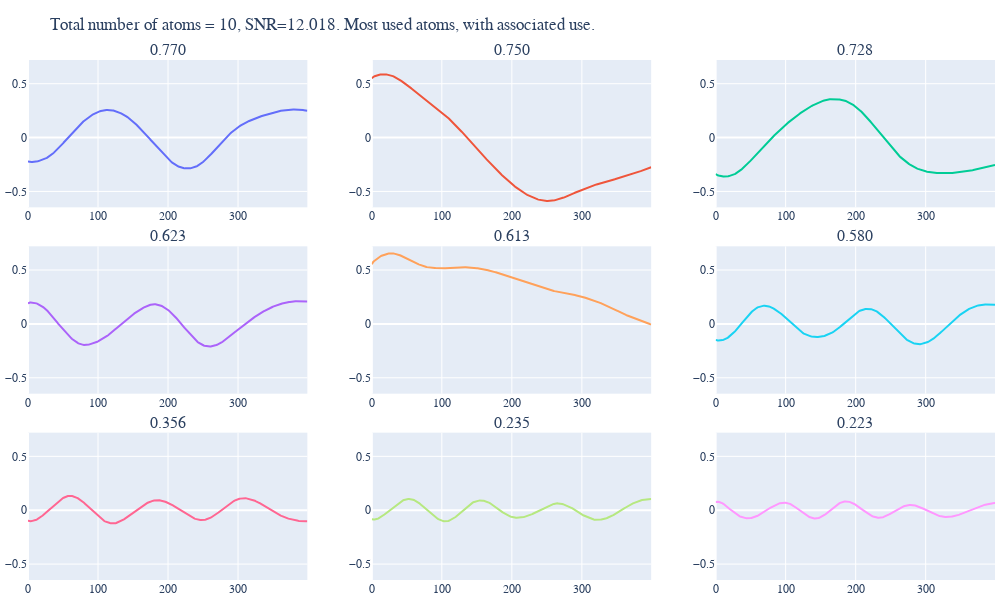

The cell this chart's notebook holds for it:
### Code cell
n_coefs = 5
K = 10
ksvd = KSVD(n_nonzero_coefs=n_coefs, K=K, max_iter=3, tol=1e-4)

D, Z = ksvd.fit_1d_signal(measure, 400)
pred = ksvd.predict_1d_signal(measure)
plot_atoms(save_path=f"images/synthetic_denoising_atoms_{K}.pdf", D=D, Z=Z, n_rows=3, vertical_spacing=.075, title=f'Total number of atoms = {K}, SNR={SNR(signal, pred):.3f}. Most used atoms, with associated use.')

### Figure 1 — Plotly figure (JSON) as saved in the notebook; plotly's stock layout.template omitted (floating-point values rounded to 4 significant figures; data arrays with more than 128 entries replaced by an {"elided": "..."} marker saying what was removed)
{"data": [{"type": "scatter", "x": {"elided": "400 int values"}, "xaxis": "x", "y": {"elided": "400 float values"}, "yaxis": "y"}, {"type": "scatter", "x": {"elided": "400 int values"}, "xaxis": "x2", "y": {"elided": "400 float values"}, "yaxis": "y2"}, {"type": "scatter", "x": {"elided": "400 int values"}, "xaxis": "x3", "y": {"elided": "400 float values"}, "yaxis": "y3"}, {"type": "scatter", "x": {"elided": "400 int values"}, "xaxis": "x4", "y": {"elided": "400 float values"}, "yaxis": "y4"}, {"type": "scatter", "x": {"elided": "400 int values"}, "xaxis": "x5", "y": {"elided": "400 float values"}, "yaxis": "y5"}, {"type": "scatter", "x": {"elided": "400 int values"}, "xaxis": "x6", "y": {"elided": "400 float values"}, "yaxis": "y6"}, {"type": "scatter", "x": {"elided": "400 int values"}, "xaxis": "x7", "y": {"elided": "400 float values"}, "yaxis": "y7"}, {"type": "scatter", "x": {"elided": "400 int values"}, "xaxis": "x8", "y": {"elided": "400 float values"}, "yaxis": "y8"}, {"type": "scatter", "x": {"elided": "400 int values"}, "xaxis": "x9", "y": {"elided": "400 float values"}, "yaxis": "y9"}], "layout": {"annotations": [{"font": {"size": 16}, "showarrow": false, "text": "0.770", "x": 0.1444, "xanchor": "center", "xref": "paper", "y": 1, "yanchor": "bottom", "yref": "paper"}, {"font": {"size": 16}, "showarrow": false, "text": "0.750", "x": 0.5, "xanchor": "center", "xref": "paper", "y": 1, "yanchor": "bottom", "yref": "paper"}, {"font": {"size": 16}, "showarrow": false, "text": "0.728", "x": 0.8556, "xanchor": "center", "xref": "paper", "y": 1, "yanchor": "bottom", "yref": "paper"}, {"font": {"size": 16}, "showarrow": false, "text": "0.623", "x": 0.1444, "xanchor": "center", "xref": "paper", "y": 0.6417, "yanchor": "bottom", "yref": "paper"}, {"font": {"size": 16}, "showarrow": false, "text": "0.613", "x": 0.5, "xanchor": "center", "xref": "paper", "y": 0.6417, "yanchor": "bottom", "yref": "paper"}, {"font": {"size": 16}, "showarrow": false, "text": "0.580", "x": 0.8556, "xanchor": "center", "xref": "paper", "y": 0.6417, "yanchor": "bottom", "yref": "paper"}, {"font": {"size": 16}, "showarrow": false, "text": "0.356", "x": 0.1444, "xanchor": "center", "xref": "paper", "y": 0.2833, "yanchor": "bottom", "yref": "paper"}, {"font": {"size": 16}, "showarrow": false, "text": "0.235", "x": 0.5, "xanchor": "center", "xref": "paper", "y": 0.2833, "yanchor": "bottom", "yref": "paper"}, {"font": {"size": 16}, "showarrow": false, "text": "0.223", "x": 0.8556, "xanchor": "center", "xref": "paper", "y": 0.2833, "yanchor": "bottom", "yref": "paper"}], "font": {"family": "Serif"}, "height": 600, "margin": {"b": 5, "l": 5, "r": 5, "t": 60}, "showlegend": false, "title": {"text": "Total number of atoms = 10, SNR=12.018. Most used atoms, with associated use."}, "width": 1000, "xaxis": {"anchor": "y", "domain": [0, 0.2889]}, "xaxis2": {"anchor": "y2", "domain": [0.3556, 0.6444]}, "xaxis3": {"anchor": "y3", "domain": [0.7111, 1]}, "xaxis4": {"anchor": "y4", "domain": [0, 0.2889]}, "xaxis5": {"anchor": "y5", "domain": [0.3556, 0.6444]}, "xaxis6": {"anchor": "y6", "domain": [0.7111, 1]}, "xaxis7": {"anchor": "y7", "domain": [0, 0.2889]}, "xaxis8": {"anchor": "y8", "domain": [0.3556, 0.6444]}, "xaxis9": {"anchor": "y9", "domain": [0.7111, 1]}, "yaxis": {"anchor": "x", "domain": [0.7167, 1], "range": [-0.6476, 0.72]}, "yaxis2": {"anchor": "x2", "domain": [0.7167, 1], "range": [-0.6476, 0.72]}, "yaxis3": {"anchor": "x3", "domain": [0.7167, 1], "range": [-0.6476, 0.72]}, "yaxis4": {"anchor": "x4", "domain": [0.3583, 0.6417], "range": [-0.6476, 0.72]}, "yaxis5": {"anchor": "x5", "domain": [0.3583, 0.6417], "range": [-0.6476, 0.72]}, "yaxis6": {"anchor": "x6", "domain": [0.3583, 0.6417], "range": [-0.6476, 0.72]}, "yaxis7": {"anchor": "x7", "domain": [0, 0.2833], "range": [-0.6476, 0.72]}, "yaxis8": {"anchor": "x8", "domain": [0, 0.2833], "range": [-0.6476, 0.72]}, "yaxis9": {"anchor": "x9", "domain": [0, 0.2833], "range": [-0.6476, 0.72]}}}
